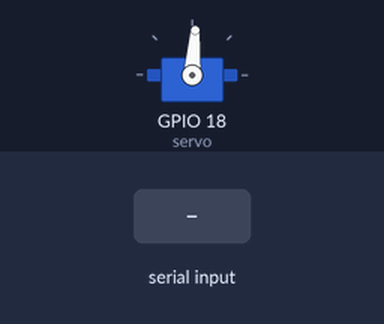
A program run on a simulated Raspberry Pi (BCM pin numbers). Parts: servo. Inputs (shaded band) come from the test bench. Servo angles are drawn from the pulse width (0.5 ms = 0°, 2.5 ms = 180°); what the program prints to the terminal is not drawn.

Above: at 1.2 s.
1.3 s: "5" typed at the terminal, then Enter
2.8 s: "90" typed at the terminal, then Enter
Timing chart, 0 to 5.8 s (numbered marks = the images above; inputs shaded):
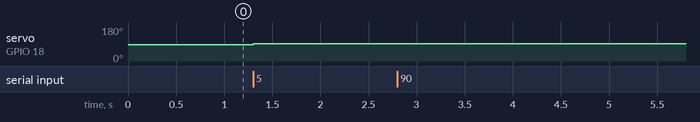

Measured:
- after the input at 1.3 s, servo on GPIO 18 (servo): 86° → 91° at once
- after the input at 2.8 s, every drawn part: stays the same

The program:

RP3-E04-servo-por-entrada.py
```python
#!/usr/bin/env python3
"""
RP3-E04 - Servo controlado por entrada de teclado
Placa: Raspberry Pi 3 Model B+
Biblioteca: gpiozero

Objetivo: leer un angulo objetivo desde la entrada estandar (input()) y
mover el servo a ese angulo, validando que este dentro del rango permitido
antes de aplicarlo.

Requiere el montaje de RP3-P03 (servo en GPIO18, fuente externa de 5V,
GND comun).
"""
from gpiozero import AngularServo

PIN_SERVO = 18
ANGULO_MINIMO = -80
ANGULO_MAXIMO = 80


def main():
    servo = AngularServo(
        PIN_SERVO,
        min_angle=ANGULO_MINIMO,
        max_angle=ANGULO_MAXIMO,
        min_pulse_width=0.0005,
        max_pulse_width=0.0024,
    )
    servo.angle = 0
    print(f"RP3-E04 iniciado. Rango valido: [{ANGULO_MINIMO}, {ANGULO_MAXIMO}] grados.")
    print("Escribe un angulo y presiona Enter (o 'salir' para terminar).")

    try:
        while True:
            entrada = input("Angulo> ").strip()
            if entrada.lower() in ("salir", "exit", "q"):
                break
            try:
                angulo = float(entrada)
            except ValueError:
                print("  Entrada invalida: escribe un numero.")
                continue

            if not (ANGULO_MINIMO <= angulo <= ANGULO_MAXIMO):
                print(f"  Fuera de rango. Debe estar entre {ANGULO_MINIMO} y {ANGULO_MAXIMO}.")
                continue

            servo.angle = angulo
            print(f"  Servo movido a {angulo} grados.")
    except KeyboardInterrupt:
        print("\nDetenido por el usuario.")
    finally:
        servo.detach()
        servo.close()


if __name__ == "__main__":
    main()
```
